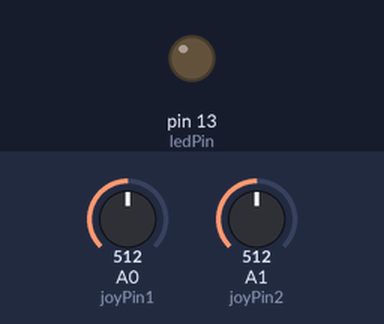
This sketch was run on a simulated Arduino Uno, built with avr-gcc and run on an emulated ATmega328P. Shown: output pins drawn as LEDs (lit = HIGH). Dashed ring = blinking. The test bench sets the inputs (shaded band); at power-on: A0 (joyPin1) = 512, A1 (joyPin2) = 512.

Above: at 1.2 s.
1.3 s: A0 (joyPin1) set to 603
2.8 s: A0 (joyPin1) set to 624
At 3.01 s:
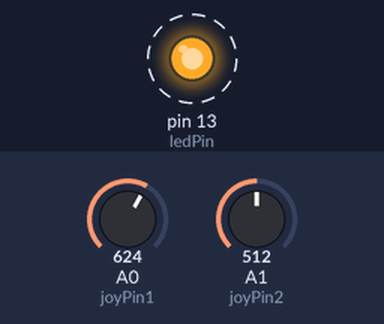
5.8 s: A1 (joyPin2) set to 426
8.8 s: A1 (joyPin2) set to 393
11.8 s: A1 (joyPin2) set to 605
At 12.01 s:
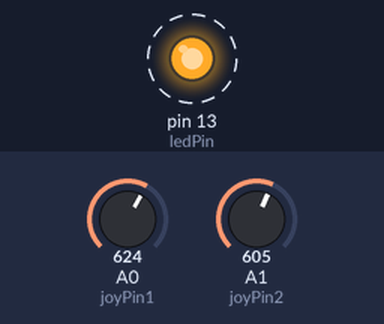
14.8 s: A1 (joyPin2) set to 626
At 15.6 s:
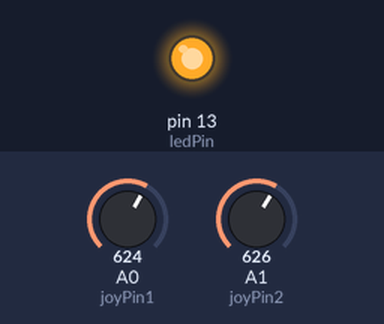
Timing chart, 0 to 17.5 s (numbered marks = the images above; inputs shaded):
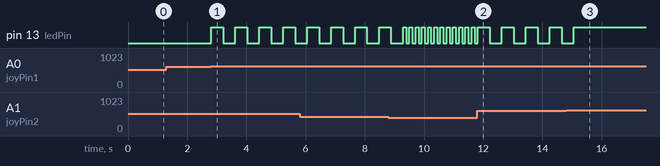

The sketch:

button.ino
```cpp
/*
  Read Joystick
  ------------
  Controls an LED based on joystick movement.
  LED is always on when joystick is moved down.
  Blinking frequency changes depending on the joystick direction.
*/

int ledPin = 13;                  // Pin for the LED
int joyPin1 = A0;                 // Joystick X-axis connected to analog pin 0
int joyPin2 = A1;                 // Joystick Y-axis connected to analog pin 1
int valueX = 0;                   // Variable for joystick X-axis
int valueY = 0;                   // Variable for joystick Y-axis
const int threshold = 100;        // Threshold for joystick idle position

void setup() {
  pinMode(ledPin, OUTPUT);        // Initialize the LED pin
  Serial.begin(9600);             // Start serial communication
}

void loop() {
  valueX = analogRead(joyPin1);   // Read X-axis
  delay(10);                      // Small delay for stable readings
  valueY = analogRead(joyPin2);   // Read Y-axis

  int freq = getBlinkFrequency(valueX, valueY);

  if (freq > 0) {
    // Blink LED with the determined frequency
    digitalWrite(ledPin, HIGH);
    delay(freq);
    digitalWrite(ledPin, LOW);
    delay(freq);
  } else if (valueY > 512 + threshold) {
    // LED is always on when joystick is moved down
    digitalWrite(ledPin, HIGH);
  } else {
    // Turn off LED when joystick is idle or in other directions
    digitalWrite(ledPin, LOW);
  }
}

// Determine blink frequency based on joystick position
int getBlinkFrequency(int x, int y) {
  const int centerX = 512;        // Center value for X-axis
  const int centerY = 512;        // Center value for Y-axis

  // Joystick is idle
  if (abs(x - centerX) < threshold && abs(y - centerY) < threshold) {
    return 0;
  }

  // Joystick moved up
  if (y < centerY - threshold) {
    return 100; // Fast blink
  }

  // Joystick moved down (LED stays on)
  if (y > centerY + threshold) {
    return 0; // LED is always on, no blinking
  }

  // Joystick moved left
  if (x < centerX - threshold) {
    return 200; // Medium blink
  }

  // Joystick moved right
  if (x > centerX + threshold) {
    return 400; // Slower blink
  }

  return 0; // Default idle state
}
```

Measured:
- the behaviour switches between 612 and 613 on A0 (joyPin1) (found by bisection; images 0 and 1)
- the behaviour switches between 612 and 613 on A1 (joyPin2) (found by bisection; images 2 and 3)
- after the input at 1.3 s, every drawn part: stays the same
- after the input at 2.8 s, pin 13 (ledPin): alternates HIGH for 0.40 s and LOW for 0.41 s, starting at once
- after the input at 11.8 s, pin 13 (ledPin): alternates HIGH for 0.40 s and LOW for 0.41 s, starting after 0.42 s
- after the input at 14.8 s, pin 13 (ledPin): goes on until 15.1 s, then stays HIGH
